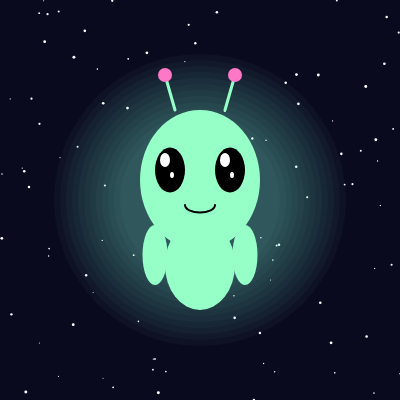
Frame 1 (no input)
Frame 60 (no input): identical to frame 1, image omitted
Frame 120 (the mouse pressed at the canvas centre since frame 60): identical to frame 1, image omitted

The p5.js sketch that drew this single still picture (run headless with seeded random() and noise() and a simulated clock; from frame 60 on, the mouse is pressed at the canvas centre):

// p5.js sketch
// ── sketch.js
let stars = [];

function setup() {
  createCanvas(400, 400);
 
  for (let i = 0; i < 100; i++) {
    stars.push({
      x: random(width),
      y: random(height),
      size: random(1, 3)
    });
  }
}
function draw() {
  background(10, 10, 30);
 
  noStroke();
  fill(255);
  for (let s of stars) {
    ellipse(s.x, s.y, s.size);
  }
  
  for (let i = 0; i < 12; i++) {
    fill(120, 255, 200, 8);
    ellipse(200, 200, 160 + i * 12);
  }
 
  fill(150, 255, 200);
  ellipse(200, 180, 120, 140);

 fill(0);
  ellipse(170, 170, 30, 45);
  ellipse(230, 170, 30, 45);


  fill(255);
  ellipse(165, 160, 10, 14);
  ellipse(225, 160, 10, 14);

  ellipse(172, 175, 4, 6);
  ellipse(232, 175, 4, 6);

  noFill();
  stroke(0);
  strokeWeight(2);
  arc(200, 205, 30, 15, 0, PI);

  noStroke();
  fill(150, 255, 200);
  ellipse(200, 265, 70, 90);

  ellipse(155, 255, 25, 60);
  ellipse(245, 255, 25, 60);

  stroke(150, 255, 200);
  strokeWeight(3);
  line(175, 110, 165, 75);
  line(225, 110, 235, 75);

  noStroke();
  fill(255, 120, 200);
  ellipse(165, 75, 14);
  ellipse(235, 75, 14);
}
